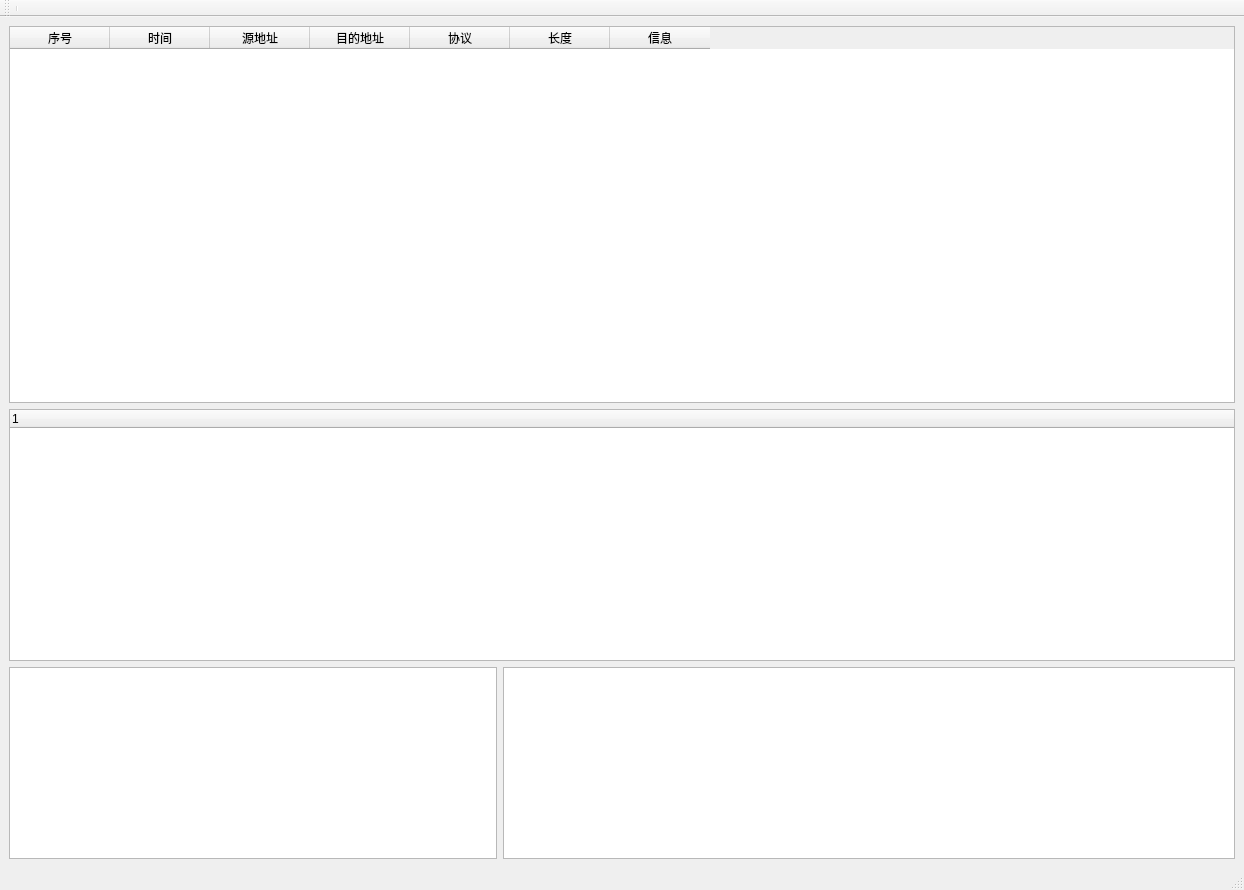
<?xml version="1.0" encoding="UTF-8"?>
<ui version="4.0">
 <class>MainWindow</class>
 <widget class="QMainWindow" name="MainWindow">
  <property name="geometry">
   <rect>
    <x>0</x>
    <y>0</y>
    <width>1244</width>
    <height>890</height>
   </rect>
  </property>
  <property name="contextMenuPolicy">
   <enum>Qt::DefaultContextMenu</enum>
  </property>
  <property name="windowTitle">
   <string>Sniffer</string>
  </property>
  <widget class="QWidget" name="centralwidget">
   <layout class="QGridLayout" name="gridLayout_2">
    <item row="0" column="0">
     <layout class="QGridLayout" name="gridLayout" rowstretch="0,0,0,0" columnstretch="0">
      <item row="2" column="0">
       <layout class="QHBoxLayout" name="horizontalLayout">
        <item>
         <widget class="QTextBrowser" name="textBrowserDump">
          <property name="sizePolicy">
           <sizepolicy hsizetype="Expanding" vsizetype="Expanding">
            <horstretch>2</horstretch>
            <verstretch>2</verstretch>
           </sizepolicy>
          </property>
         </widget>
        </item>
        <item>
         <widget class="QTextBrowser" name="textBrowserRaw">
          <property name="sizePolicy">
           <sizepolicy hsizetype="Expanding" vsizetype="Expanding">
            <horstretch>3</horstretch>
            <verstretch>2</verstretch>
           </sizepolicy>
          </property>
         </widget>
        </item>
       </layout>
      </item>
      <item row="1" column="0">
       <widget class="QTreeWidget" name="treeWidget">
        <property name="sizePolicy">
         <sizepolicy hsizetype="Expanding" vsizetype="Expanding">
          <horstretch>3</horstretch>
          <verstretch>2</verstretch>
         </sizepolicy>
        </property>
        <column>
         <property name="text">
          <string notr="true">1</string>
         </property>
        </column>
       </widget>
      </item>
      <item row="0" column="0">
       <widget class="QTableWidget" name="tableWidget">
        <property name="sizePolicy">
         <sizepolicy hsizetype="Expanding" vsizetype="Expanding">
          <horstretch>0</horstretch>
          <verstretch>3</verstretch>
         </sizepolicy>
        </property>
        <column>
         <property name="text">
          <string>序号</string>
         </property>
        </column>
        <column>
         <property name="text">
          <string>时间</string>
         </property>
        </column>
        <column>
         <property name="text">
          <string>源地址</string>
         </property>
        </column>
        <column>
         <property name="text">
          <string>目的地址</string>
         </property>
        </column>
        <column>
         <property name="text">
          <string>协议</string>
         </property>
        </column>
        <column>
         <property name="text">
          <string>长度</string>
         </property>
        </column>
        <column>
         <property name="text">
          <string>信息</string>
         </property>
        </column>
       </widget>
      </item>
     </layout>
    </item>
   </layout>
  </widget>
  <widget class="QMenuBar" name="menubar">
   <property name="geometry">
    <rect>
     <x>0</x>
     <y>0</y>
     <width>1244</width>
     <height>26</height>
    </rect>
   </property>
  </widget>
  <widget class="QStatusBar" name="statusbar"/>
  <widget class="QToolBar" name="toolBar">
   <property name="windowTitle">
    <string>toolBar</string>
   </property>
   <attribute name="toolBarArea">
    <enum>TopToolBarArea</enum>
   </attribute>
   <attribute name="toolBarBreak">
    <bool>false</bool>
   </attribute>
   <addaction name="separator"/>
  </widget>
 </widget>
 <resources/>
 <connections/>
</ui>
